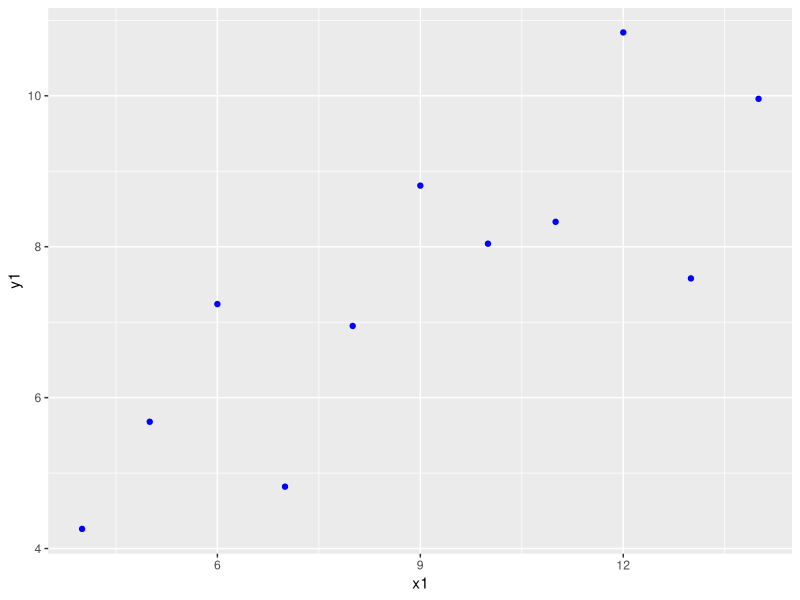
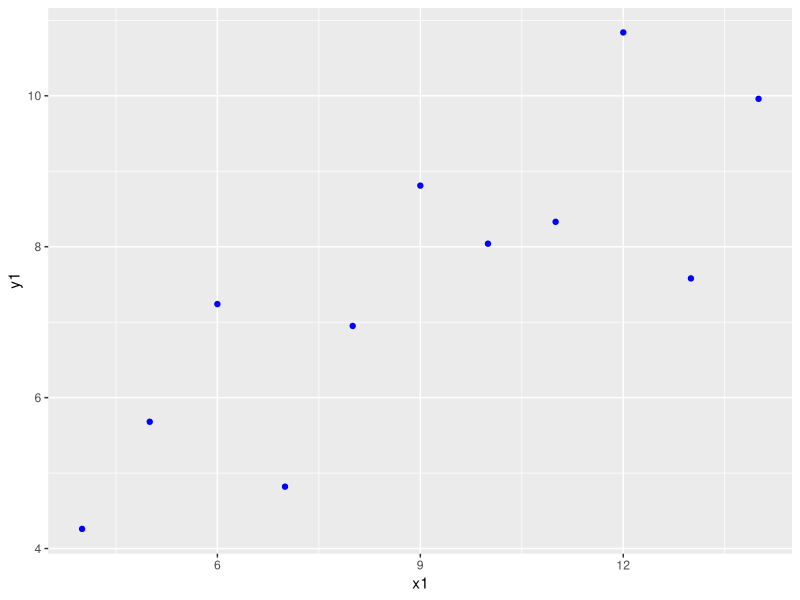
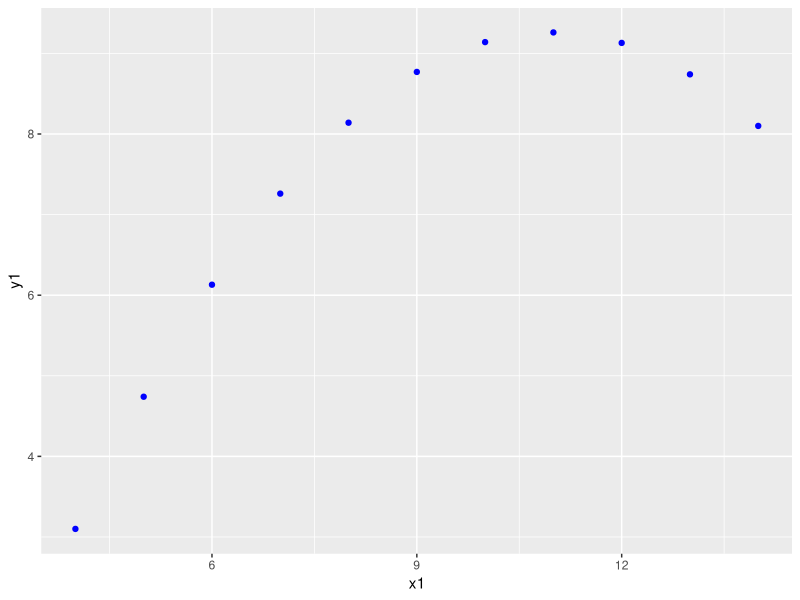
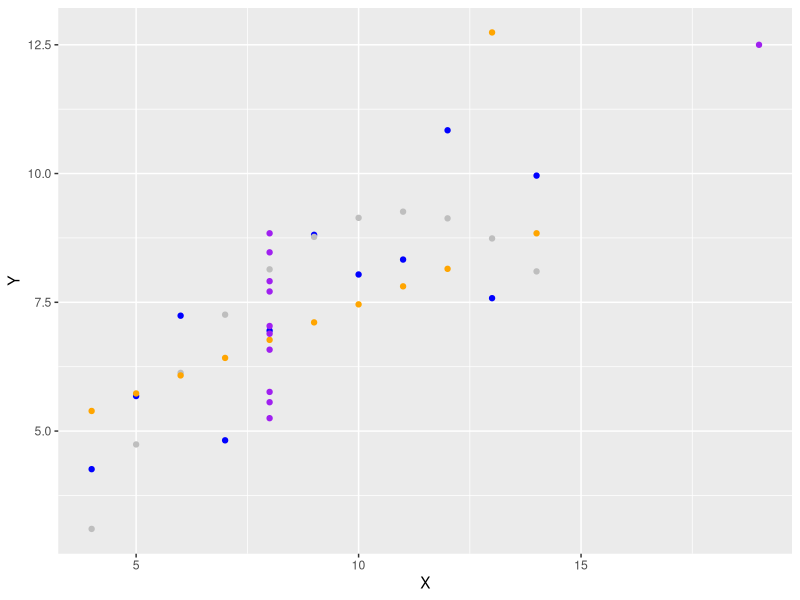
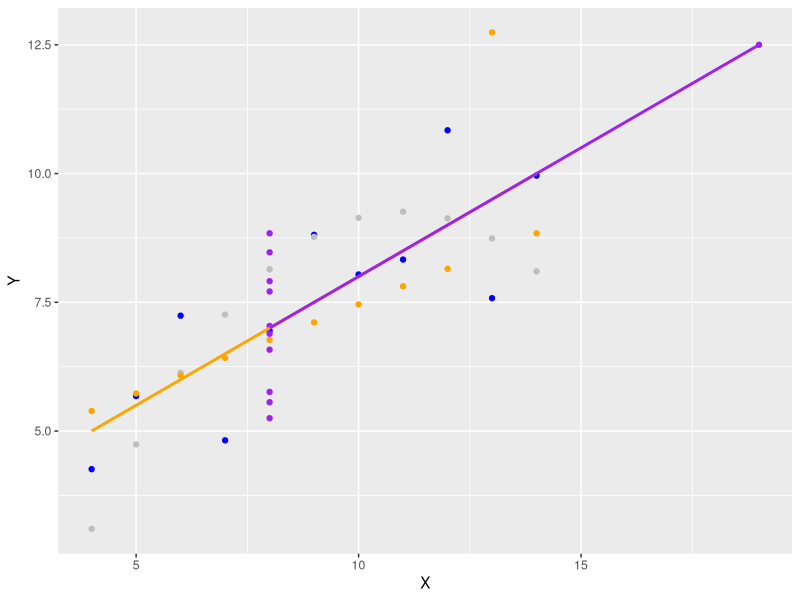
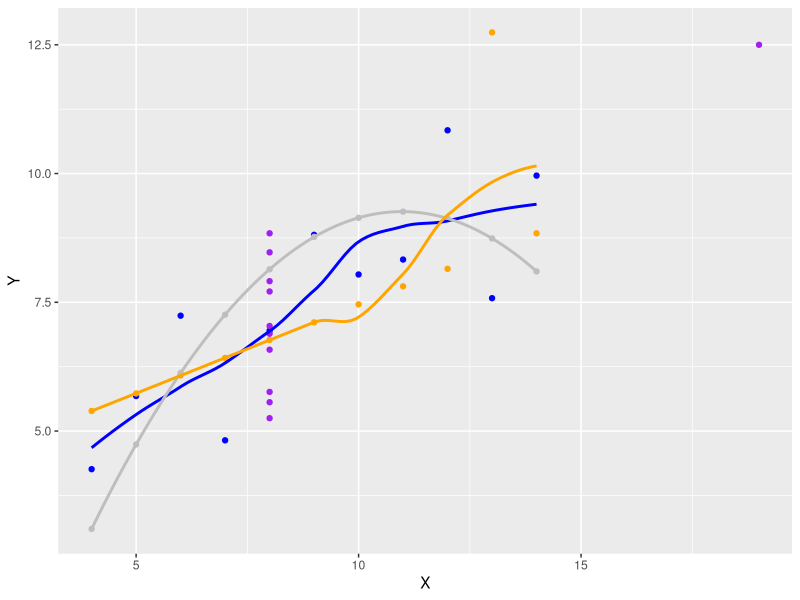
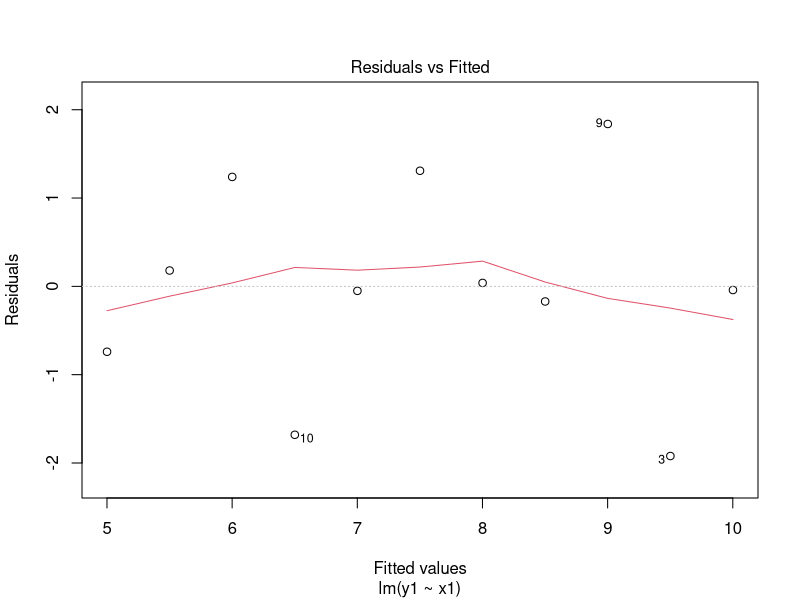
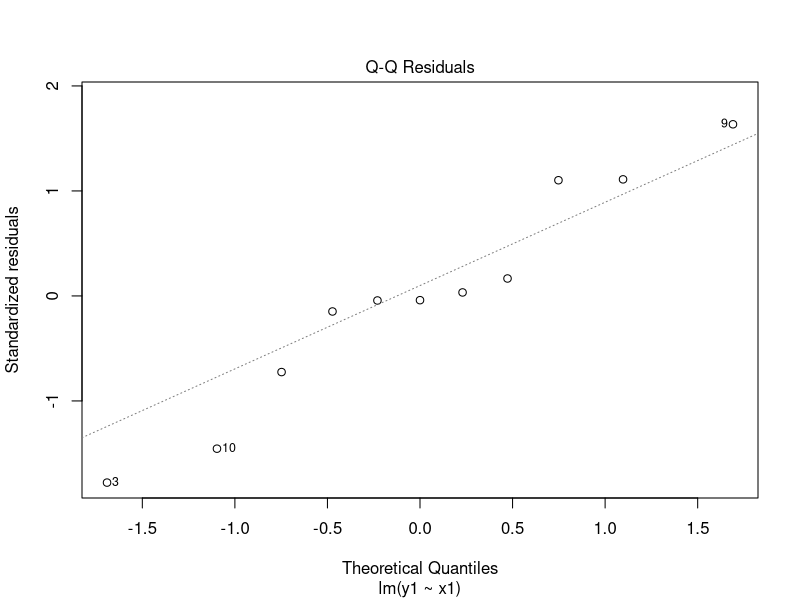

Reproduce these figures in R, in order.
## ---- chunk 1
printAnswers <- TRUE
printAnswers2 <- FALSE
## ---- chunk 2
library(dplyr)
library(magrittr)
library(ggplot2)
## ---- chunk 3
fit1 <- anscombe %$%
  lm(y1 ~ x1)
## ---- chunk 4
fit2 <- anscombe %$%
  lm(y2 ~ x2)
fit3 <- anscombe %$%
  lm(y3 ~ x3)
fit4 <- anscombe %$%
  lm(y4 ~ x4)
## ---- chunk 5
output <- data.frame(fit1 = coef(fit1),
                     fit2 = coef(fit2),
                     fit3 = coef(fit3),
                     fit4 = coef(fit4))
row.names(output) <- names(coef(fit1))
## ---- chunk 6
output
## ---- chunk 7
# These estimates are very similar. 
## ---- chunk 8
anscombe %>%
  ggplot(aes(x = x1, y = y1)) + 
  geom_point(color = "blue")
## ---- chunk 9
anscombe %>%
  ggplot() + 
  geom_point(aes(x = x1, y = y1), color = "blue")
## ---- chunk 10
anscombe %>%
  ggplot(aes(x = x1, y = y1)) + 
  geom_point(aes(x = x2, y = y2), color = "blue")
## ---- chunk 11
gg <- anscombe %>%
  ggplot() + 
  geom_point(aes(x = x1, y = y1), color = "blue") + 
  geom_point(aes(x = x2, y = y2), color = "gray") + 
  geom_point(aes(x = x3, y = y3), color = "orange") + 
  geom_point(aes(x = x4, y = y4), color = "purple") +
  ylab("Y") + xlab("X")

gg
## ---- chunk 12
gg + # take the plot under #5 as the starting point 
  geom_smooth(aes(x = x3, y = y3), method = "lm", se = FALSE, color = "orange") + 
  geom_smooth(aes(x = x4, y = y4), method = "lm", se = FALSE, color = "purple")
## ---- chunk 13
gg + # take the plot under #5 as the starting point 
  geom_smooth(aes(x = x1, y = y1), method = "loess", se = FALSE, color = "blue") + 
  geom_smooth(aes(x = x2, y = y2), method = "loess", se = FALSE, color = "grey") +
  geom_smooth(aes(x = x3, y = y3), method = "loess", se = FALSE, color = "orange") 
## ---- chunk 14
plot(fit1)
## ---- chunk 15
#- The data does not follow a linear trend, the deviation would definitely worry me. 
#- The residuals seem non-normally distributed, especially in the tails from the `Normal Q-Q` plot. 
#- I could not still argue that the residual variance seems more-or-less constant over the level of the fitted values. The residual variance is heteroscedastic.  
#- Case 8 has quite some leverage and a large residual. It's cook's distance is greater than `.5`. 

plot(fit2)
## ---- chunk 16
#- The data follows a perfect linear trend, except for case #3 
#- The residuals seem normally distributed, except for case #3
#- I could not still argue that the residual variance seems more-or-less constant over the level of the fitted values. The residual variance is heteroscedastic. However, if case #3 were omitted, there are no residuals: every point falls perfectly on the regression line. 
#- Case 3 has quite some leverage, but not as large as other cases. Case #3 has the largest residual. It's cook's distance is greater than `1`. 

plot(fit3)
## ---- chunk 17
#- The data follows no trend. You'd be an idiot to perform linear regression on this set. 
#- The residuals seem normally distributed
#- I could not still argue that the residual variance seems more-or-less constant over the level of the fitted values. The residual variance does not exist for fitted values other than 7!
#- Case 8 has a leverage of 1; hence it is omitted from most of the plots. The plot over the remaining points is redundant.  

plot(fit4)
